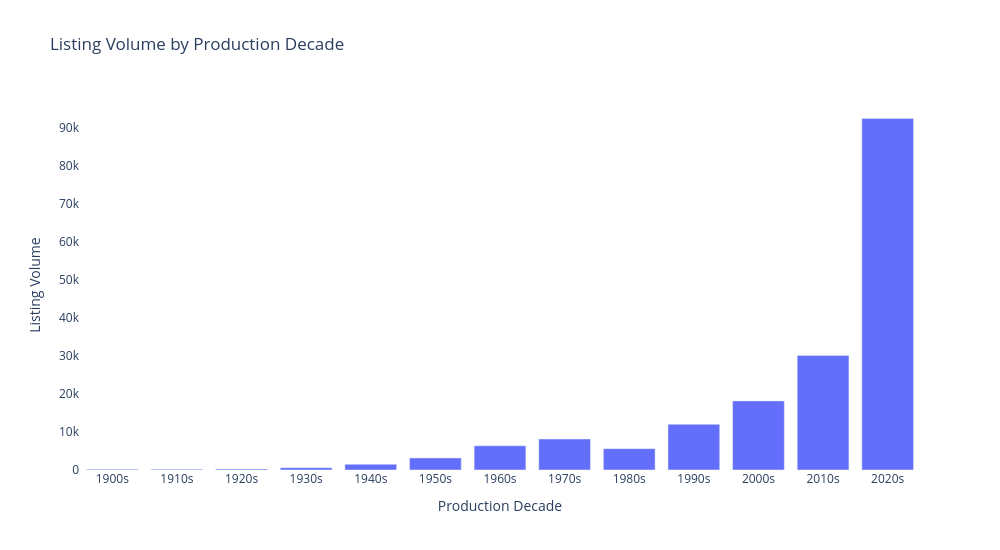

The notebook cell this image was saved under:
### Code cell
import plotly.express as px

decade_volume_df = decade_volume.reset_index()
decade_volume_df.columns = ['decade', 'listing_count']

fig = px.bar(
    decade_volume_df,
    x='decade',
    y='listing_count',
    title='Listing Volume by Production Decade',
    labels={
        'decade': 'Production Decade',
        'listing_count': 'Listing Volume'
    }
)

fig.update_layout(
    width=1000,
    height=550,
    plot_bgcolor='white',
    paper_bgcolor='white'
)

fig.show()

### Figure 1 — Plotly figure (JSON) as saved in the notebook; plotly's stock layout.template omitted (floating-point values rounded to 4 significant figures)
{"data": [{"hovertemplate": "Production Decade=%{x}<br>Listing Volume=%{y}<extra></extra>", "legendgroup": "", "marker": {"color": "#636efa", "pattern": {"shape": ""}}, "name": "", "orientation": "v", "showlegend": false, "textposition": "auto", "type": "bar", "x": ["1900s", "1910s", "1920s", "1930s", "1940s", "1950s", "1960s", "1970s", "1980s", "1990s", "2000s", "2010s", "2020s"], "xaxis": "x", "y": [168, 178, 263, 609, 1488, 3167, 6354, 8144, 5611, 12001, 18175, 30126, 92452], "yaxis": "y"}], "layout": {"barmode": "relative", "height": 550, "legend": {"tracegroupgap": 0}, "paper_bgcolor": "white", "plot_bgcolor": "white", "title": {"text": "Listing Volume by Production Decade"}, "width": 1000, "xaxis": {"anchor": "y", "domain": [0, 1], "title": {"text": "Production Decade"}}, "yaxis": {"anchor": "x", "domain": [0, 1], "title": {"text": "Listing Volume"}}}}
